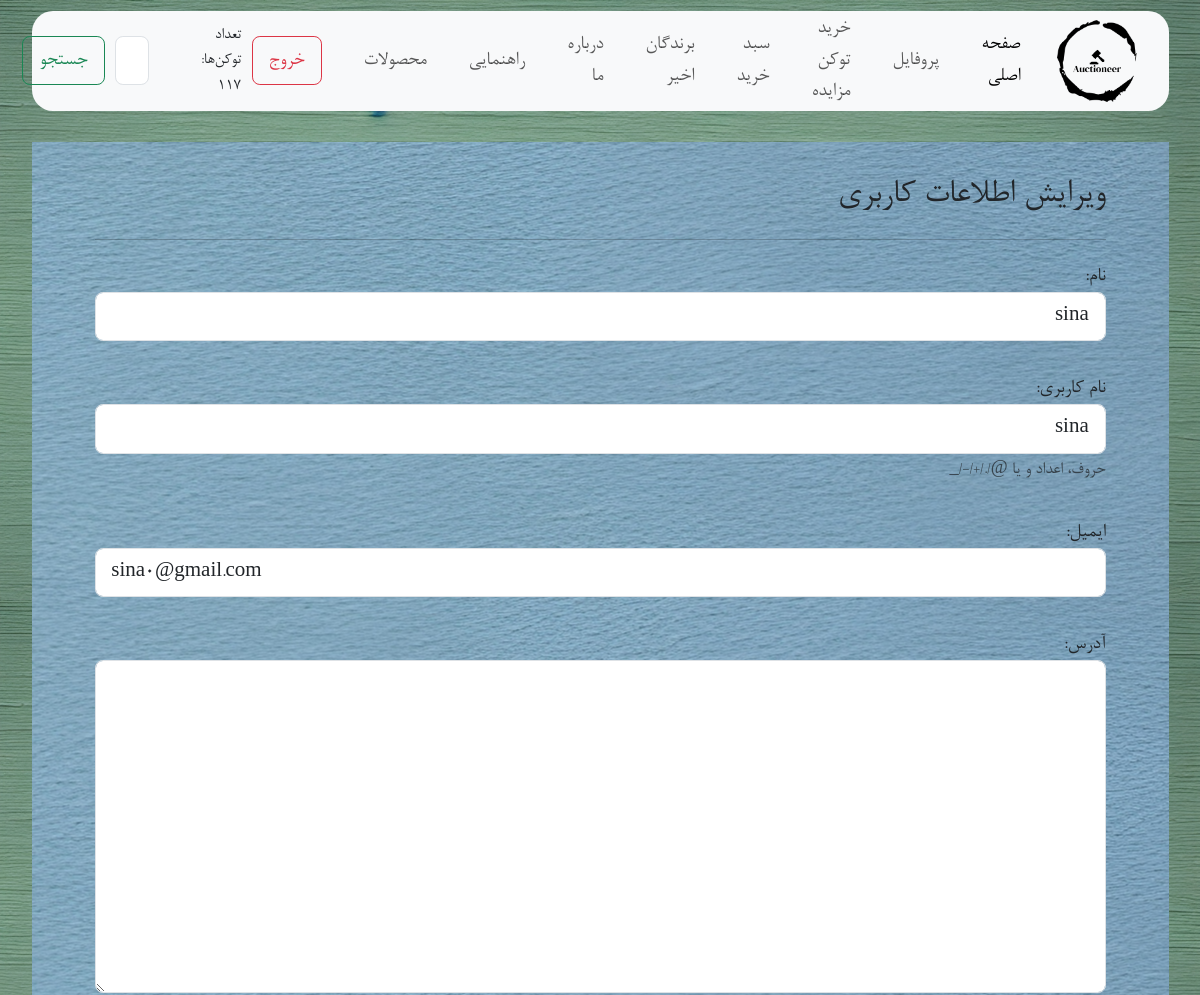
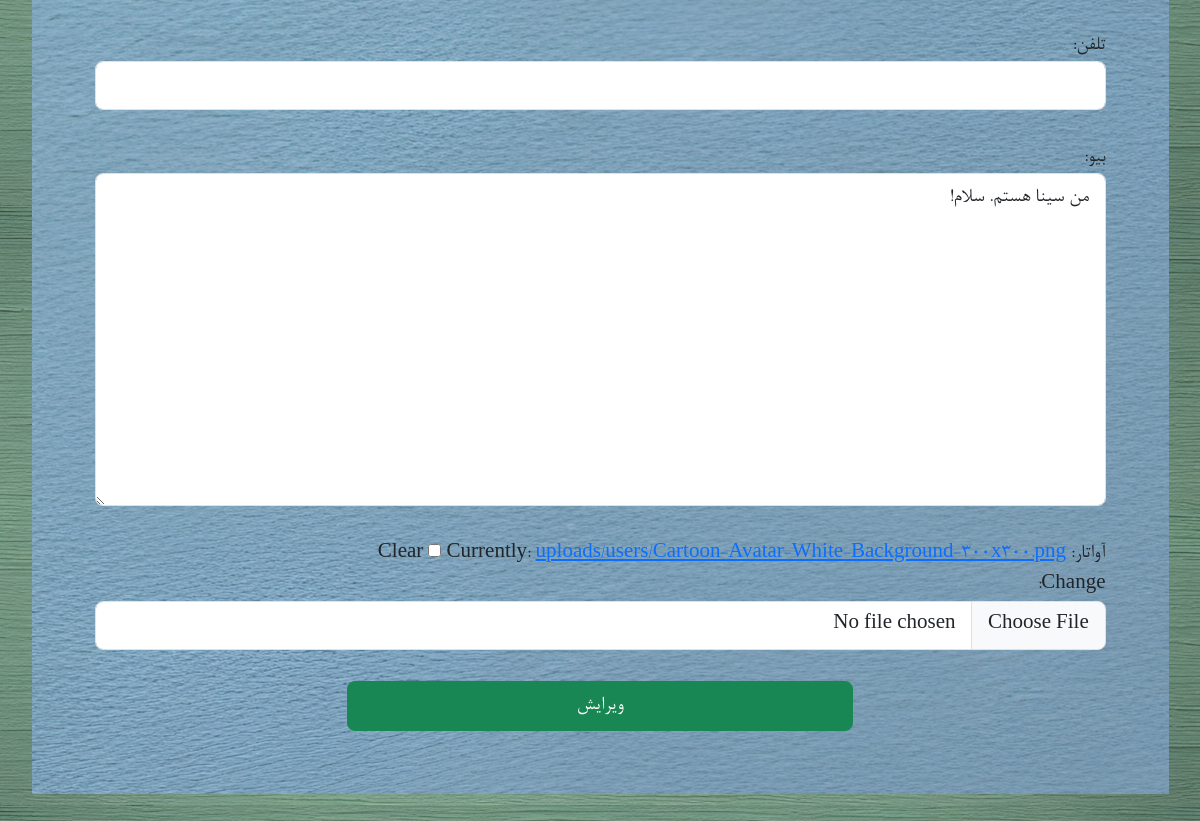
The page /update-user (signed in) on the database its author committed (2 pictures, top to bottom).
### base/models.py (models this page shows)
class User(AbstractUser):
    name = models.CharField(max_length=200, null=True, blank=True)
    address = models.TextField(null=True, blank=True)
    email = models.EmailField(unique=True, null=True, blank=True)
    phone = models.CharField(max_length=14, null=True, blank=True)
    bids_number = models.IntegerField(default=0)
    bio = models.TextField(null=True, blank=True)
    avatar = models.ImageField(upload_to="uploads/users/", null=True, blank=True)
    bids_to_add = models.IntegerField(default=0)
    groups = models.ManyToManyField(
        'auth.Group', related_name='custom_user_set', blank=True
    )
    user_permissions = models.ManyToManyField(
        'auth.Permission', related_name='custom_user_set', blank=True
    )

### base/views.py (the view)
# urls.py: path('update-user', views.updateUser, name="update-user"),
@login_required(login_url='login')
def updateUser(request):
    user = request.user
    form = UserUpdateForm(instance=user)
    if request.method == 'POST':
        form = UserUpdateForm(request.POST, request.FILES, instance=user)
        if form.is_valid():
            form.save()
            return redirect('user-profile', pk=user.id)
    return render(request, 'base/update_user.html', {'form': form})

### base/forms.py
class UserUpdateForm(ModelForm):
    class Meta:
        model = User
        fields = USER_UPDATE_FIELDS
    def __init__(self, *args, **kwargs):
        super().__init__(*args, **kwargs)
        self.fields['username'].help_text = 'حروف، اعداد و یا @/./+/-/_'
        for field in USER_UPDATE_FIELDS:
            self.fields[field].label = FIELD_LABELS[field]
            self.fields[field].widget.attrs['class'] = 'form-control custom-class'

### base/templates/base/update_user.html (shortened to what this page needs)
{% extends "main.html" %}
{% block content %}
<div class="container my-4 py-4 profile_list">
    <h3>ویرایش اطلاعات کاربری</h3>
    <hr />
    <form method="post" action="" enctype="multipart/form-data">
        {% for field in form %}
            <div class="form-group text-right">
                {{ field.label_tag }}
                {{ field }}
                {% if field.help_text %}
                    <small class="form-text text-muted">{{ field.help_text }}</small>
                {% endif %}
            </div>
            <br />
        {% endfor %}
        <div class="w-100 text-center">
            <button class="btn btn-success w-50 mb-4" type="submit">ویرایش</button>
        </div>
    </form>
</div>
{% endblock content %}

### templates/navbar.html (shortened to what this page needs)
{% load static %}
<nav class="navbar navbar-expand-sm bg-body-tertiary rounded-4 mx-4 my-2 px-2">
    <div class="container-fluid">
        <div class="collapse navbar-collapse" id="navbarSupportedContent">
            <ul class="navbar-nav mb-2 mb-lg-0 align-items-center" style="margin-left: auto">
                <li class="nav-item">
                    <a href="{% url 'home' %}">
                        <img width="80" height="90" src="{% static 'images/favicon.png' %}" alt="Logo"
                             class="my-2 mx-1">
                    </a>
                </li>
                <li class="nav-item">
                    <a class="nav-link active" aria-current="page" href="{% url 'home' %}">صفحه اصلی
                    </a>
                </li>
                {% if request.user.is_authenticated %}
                <li>
                    <a class="nav-link" href="{% url 'user-profile' user.id %}">پروفایل</a>
                </li>
                <li>
                    <a class="nav-link" href="{% url 'token' %}">خرید توکن مزایده</a>
                </li>
                <li class="nav-item">
                    <a class="nav-link" href="{% url 'checkout' %}"> سبد خرید </a>
                </li>
                {% endif %}
                <li class="nav-item">
                    <a class="nav-link" href="{% url 'winners' %}"> برندگان اخیر </a>
                </li>
                <li class="nav-item">
                    <a class="nav-link" href="{% url 'about' %}"> درباره ما </a>
                </li>
                <li class="nav-item">
                    <a class="nav-link" href="{% url 'learn' %}"> راهنمایی </a>
                </li>
                <li class="nav-item">
                    <a class="nav-link" href="{% url 'product_list' %}"> محصولات </a>
                </li>
                <div class="nav-link">
                    {% if request.user.is_authenticated %}
                    <a class="btn btn-outline-danger" href="{% url 'logout' %}">خروج</a>
                    {% else %}
                    <a class="btn btn-outline-success" href="{% url 'login' %}">ورود</a>
                    {% endif %}
                </div>
            </ul>
            {% if request.user.is_authenticated %}
            <div style="margin-left:2rem; margin-top: 1px;font-size: 17px;">
                تعداد توکن‌ها: {{request.user.bids_number}}
            </div>
            {% endif %}
            <form class="d-flex" role="search" method="get" action="{% url 'home' %}">
                <input
                        class="form-control me-2"
                        type="search"
                        aria-label="جستجو"
                        type="text"
                        name="q"
                        placeholder="جستجو در مزایده‌ها..."
                />
                <button class="btn btn-outline-success" type="submit">جستجو</button>
            </form>
        </div>
    </div>
</nav>

### static/styles/style.css (style rules this page uses)
html { font-size: 21px; }
body { font-family: Nazanin; background-image: url("/static/images/Designer.png"); background-size: contain; height: 100%; min-height: 100vh; }
nav { height: 100px !important; }
.navbar-nav .nav-link { margin-right: 1rem; }
.profile_list { box-sizing: border-box; padding: 3rem; background: #ffffff url("/static/images/update-profule-background.jpeg") repeat center center; }

### rows shown on the page
User: user.bids_number "117", form "sina" "sina" "sina0@gmail.com" "من سینا هستم. سلام!"

### other values the page prints
{{ field.label_tag }} "نام:" "نام کاربری:" "ایمیل:" "آدرس:" "تلفن:" "بیو:" "آواتار:"
{{ field.help_text }} "حروف، اعداد و یا @/./+/-/_"
